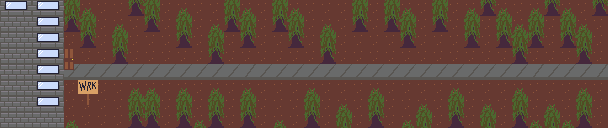

The image is a tile-based game level rendered from a .tmx file. Its description and complete source (layers, tilesets, objects, tile grids) follow:
An orthogonal 38x8 tile map with 16x16 px tiles, 3 tile layers (Tile Layer 2, Tile Layer 3, Tile Layer 1).

<map version="1.10" tiledversion="1.11.0" orientation="orthogonal" renderorder="right-down" width="38" height="8" tilewidth="16" tileheight="16" infinite="0" nextlayerid="5" nextobjectid="1">
 <tileset firstgid="1" name="sprite_map" tilewidth="16" tileheight="16" tilecount="100" columns="10">
  <image source="sprite_map.png" width="160" height="160" />
 </tileset>
 <layer id="2" name="Tile Layer 2" width="38" height="8">
  <data encoding="csv">
13,13,13,13,13,13,13,13,13,13,13,13,13,13,13,13,13,13,13,13,13,13,13,13,13,13,13,13,13,13,13,13,13,13,13,13,13,13,
13,13,13,13,13,13,13,13,13,13,13,13,13,13,13,13,13,13,13,13,13,13,13,13,13,13,13,13,13,13,13,13,13,13,13,13,13,13,
13,13,13,13,13,13,13,13,13,13,13,13,13,13,13,13,13,13,13,13,13,13,13,13,13,13,13,13,13,13,13,13,13,13,13,13,13,13,
13,13,13,13,13,13,13,13,13,13,13,13,13,13,13,13,13,13,13,13,13,13,13,13,13,13,13,13,13,13,13,13,13,13,13,13,13,13,
11,11,11,11,11,11,11,11,11,11,11,11,11,11,11,12,11,11,11,11,11,11,11,11,11,11,11,11,11,11,11,11,11,12,11,11,11,12,
13,13,13,13,13,13,13,13,13,13,13,13,13,13,13,13,13,13,13,13,13,13,13,13,13,13,13,13,13,13,13,13,13,13,13,13,13,13,
13,13,13,13,13,13,13,13,13,13,13,13,13,13,13,13,13,13,13,13,13,13,13,13,13,13,13,13,13,13,13,13,13,13,13,13,13,13,
13,13,13,13,13,13,13,13,13,13,13,13,13,13,13,13,13,13,13,13,13,13,13,13,13,13,13,13,13,13,13,13,13,13,13,13,13,13
</data>
 </layer>
 <layer id="4" name="Tile Layer 3" width="38" height="8">
  <data encoding="csv">
2,3,2,3,0,0,0,0,0,0,0,0,0,0,0,0,0,0,0,0,0,0,0,0,0,0,0,0,0,0,0,0,0,0,64,64,64,64,
1,1,2,3,0,0,0,0,0,0,0,0,0,0,0,0,0,0,0,0,0,0,0,0,0,0,0,0,0,0,0,0,0,0,64,64,64,64,
1,1,2,3,0,0,0,0,0,0,0,0,0,0,0,0,0,0,0,0,0,0,0,0,0,0,0,0,0,0,0,0,0,0,64,64,64,64,
1,1,2,3,0,0,0,0,0,0,0,0,0,0,0,0,0,0,0,0,0,0,0,0,0,0,0,0,0,0,0,0,0,0,64,64,64,64,
1,1,2,3,0,0,0,0,0,0,0,0,0,0,0,0,0,0,0,0,0,0,0,0,0,0,0,0,0,0,0,0,0,0,64,64,64,64,
1,1,2,3,0,0,0,0,0,0,0,0,0,0,0,0,0,0,0,0,0,0,0,0,0,0,0,0,0,0,0,0,0,0,64,64,64,64,
1,1,2,3,0,0,0,0,0,0,0,0,0,0,0,0,0,0,0,0,0,0,0,0,0,0,0,0,0,0,0,0,0,0,64,64,64,64,
1,1,1,1,0,0,0,0,0,0,0,0,0,0,0,0,0,0,0,0,0,0,0,0,0,0,0,0,0,0,0,0,0,0,64,64,64,64
</data>
 </layer>
 <layer id="1" name="Tile Layer 1" width="38" height="8">
  <data encoding="csv">
0,0,0,0,20,10,0,0,30,20,0,10,0,0,20,10,0,20,10,0,0,0,20,0,20,10,0,20,0,10,30,10,0,10,30,10,0,30,
0,0,0,0,30,20,0,10,0,30,0,20,0,10,30,20,0,30,20,0,10,0,30,0,30,20,0,30,0,20,0,20,10,20,0,20,10,0,
0,0,0,0,0,30,0,20,0,0,0,30,0,20,0,30,0,0,30,0,20,0,0,0,0,30,0,0,0,30,0,30,20,30,0,30,20,0,
0,0,0,0,9,0,0,30,0,0,0,0,0,30,0,0,0,0,0,0,30,0,0,0,0,0,0,0,0,0,0,0,30,0,0,0,30,0,
0,0,0,0,19,0,0,0,0,0,0,0,0,0,0,0,0,0,0,0,0,0,0,0,0,0,0,0,0,0,0,0,0,0,0,0,0,0,
0,0,0,0,35,36,37,0,10,10,0,10,0,10,0,10,0,0,0,10,0,0,0,10,0,0,0,0,10,0,0,0,10,0,0,0,10,0,
0,0,0,0,45,46,47,0,20,20,0,20,0,20,0,20,0,0,0,20,0,10,0,20,0,0,10,0,20,0,10,0,20,0,10,0,20,0,
0,0,0,0,10,0,0,0,30,30,0,30,10,30,0,30,0,10,0,30,0,20,0,30,0,10,20,0,30,0,20,0,30,10,20,10,30,0
</data>
 </layer>
</map>